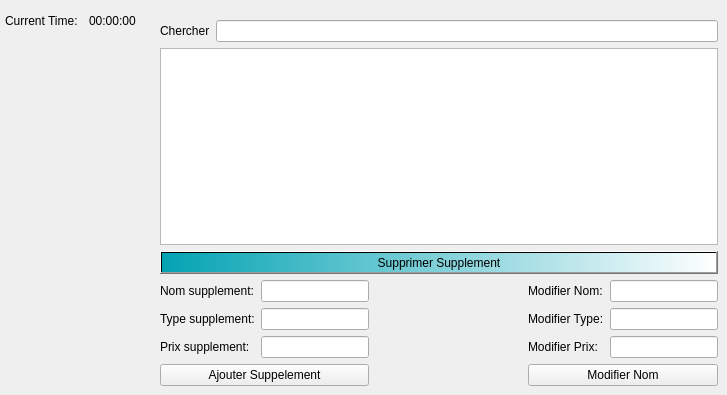
        <widget class="QWidget" name="tab_24">
         <attribute name="title">
          <string>Ajouter Supplement</string>
         </attribute>
         <widget class="QWidget" name="gridLayoutWidget_2">
          <property name="geometry">
           <rect>
            <x>560</x>
            <y>50</y>
            <width>77</width>
            <height>31</height>
           </rect>
          </property>
          <layout class="QGridLayout" name="gridLayout_7"/>
         </widget>
         <widget class="QWidget" name="layoutWidget_7">
          <property name="geometry">
           <rect>
            <x>0</x>
            <y>0</y>
            <width>141</width>
            <height>41</height>
           </rect>
          </property>
          <layout class="QGridLayout" name="gridLayout_10">
           <item row="0" column="3">
            <widget class="QLabel" name="lbl_time_3">
             <property name="text">
              <string>00:00:00</string>
             </property>
            </widget>
           </item>
           <item row="0" column="2">
            <spacer name="horizontalSpacer_10">
             <property name="orientation">
              <enum>Qt::Horizontal</enum>
             </property>
             <property name="sizeHint" stdset="0">
              <size>
               <width>40</width>
               <height>20</height>
              </size>
             </property>
            </spacer>
           </item>
           <item row="0" column="4">
            <spacer name="horizontalSpacer_11">
             <property name="orientation">
              <enum>Qt::Horizontal</enum>
             </property>
             <property name="sizeHint" stdset="0">
              <size>
               <width>40</width>
               <height>20</height>
              </size>
             </property>
            </spacer>
           </item>
           <item row="0" column="1">
            <widget class="QLabel" name="label_65">
             <property name="text">
              <string>Current Time:</string>
             </property>
            </widget>
           </item>
           <item row="0" column="0">
            <spacer name="horizontalSpacer_12">
             <property name="orientation">
              <enum>Qt::Horizontal</enum>
             </property>
             <property name="sizeHint" stdset="0">
              <size>
               <width>40</width>
               <height>20</height>
              </size>
             </property>
            </spacer>
           </item>
          </layout>
         </widget>
         <widget class="QWidget" name="layoutWidget_8">
          <property name="geometry">
           <rect>
            <x>160</x>
            <y>20</y>
            <width>558</width>
            <height>366</height>
           </rect>
          </property>
          <layout class="QVBoxLayout" name="verticalLayout_6">
           <item>
            <layout class="QHBoxLayout" name="horizontalLayout_7">
             <item>
              <widget class="QLabel" name="label_66">
               <property name="text">
                <string>Chercher</string>
               </property>
              </widget>
             </item>
             <item>
              <widget class="QLineEdit" name="serchsup"/>
             </item>
            </layout>
           </item>
           <item>
            <widget class="QTableView" name="Tab3_2">
             <property name="styleSheet">
              <string notr="true"/>
             </property>
            </widget>
           </item>
           <item>
            <widget class="QPushButton" name="Delete_sup">
             <property name="statusTip">
              <string extracomment="Cliquez pour supprimer"/>
             </property>
             <property name="styleSheet">
              <string notr="true">background-color: qlineargradient(spread:repeat, x1:0, y1:0, x2:1, y2:0, stop:0 rgba(3, 163, 179, 255), stop:1 rgba(255, 255, 255, 255));</string>
             </property>
             <property name="text">
              <string>Supprimer Supplement</string>
             </property>
             <property name="icon">
              <iconset>
               <normaloff>../../../../Downloads/Final/E-Health_care_2A12-remote/folda/delete.PNG</normaloff>../../../../Downloads/Final/E-Health_care_2A12-remote/folda/delete.PNG</iconset>
             </property>
            </widget>
           </item>
           <item>
            <layout class="QHBoxLayout" name="horizontalLayout_5">
             <item>
              <layout class="QVBoxLayout" name="verticalLayout_7">
               <item>
                <layout class="QGridLayout" name="gridLayout_9">
                 <item row="1" column="1">
                  <widget class="QLineEdit" name="lineEdit_Type_supp"/>
                 </item>
                 <item row="0" column="0">
                  <widget class="QLabel" name="label_67">
                   <property name="text">
                    <string>Nom supplement:</string>
                   </property>
                  </widget>
                 </item>
                 <item row="2" column="0">
                  <widget class="QLabel" name="label_103">
                   <property name="text">
                    <string>Prix supplement:</string>
                   </property>
                  </widget>
                 </item>
                 <item row="0" column="1">
                  <widget class="QLineEdit" name="lineEdit_nom_supp"/>
                 </item>
                 <item row="2" column="1">
                  <widget class="QLineEdit" name="lineEdit_prix_supp"/>
                 </item>
                 <item row="1" column="0">
                  <widget class="QLabel" name="label_104">
                   <property name="text">
                    <string>Type supplement:</string>
                   </property>
                  </widget>
                 </item>
                </layout>
               </item>
               <item>
                <widget class="QPushButton" name="ADD_supp">
                 <property name="styleSheet">
                  <string notr="true"/>
                 </property>
                 <property name="text">
                  <string>Ajouter Suppelement</string>
                 </property>
                 <property name="icon">
                  <iconset>
                   <normaloff>../../../../Downloads/Final/E-Health_care_2A12-remote/folda/add.PNG</normaloff>../../../../Downloads/Final/E-Health_care_2A12-remote/folda/add.PNG</iconset>
                 </property>
                </widget>
               </item>
              </layout>
             </item>
             <item>
              <spacer name="horizontalSpacer_8">
               <property name="orientation">
                <enum>Qt::Horizontal</enum>
               </property>
               <property name="sizeHint" stdset="0">
                <size>
                 <width>40</width>
                 <height>20</height>
                </size>
               </property>
              </spacer>
             </item>
             <item>
              <spacer name="horizontalSpacer_9">
               <property name="orientation">
                <enum>Qt::Horizontal</enum>
               </property>
               <property name="sizeHint" stdset="0">
                <size>
                 <width>40</width>
                 <height>20</height>
                </size>
               </property>
              </spacer>
             </item>
             <item>
              <spacer name="horizontalSpacer_7">
               <property name="orientation">
                <enum>Qt::Horizontal</enum>
               </property>
               <property name="sizeHint" stdset="0">
                <size>
                 <width>40</width>
                 <height>20</height>
                </size>
               </property>
              </spacer>
             </item>
             <item>
              <layout class="QVBoxLayout" name="verticalLayout_8">
               <item>
                <layout class="QGridLayout" name="gridLayout_6">
                 <item row="2" column="1">
                  <widget class="QLineEdit" name="lineEdit_prix_sup"/>
                 </item>
                 <item row="0" column="0">
                  <widget class="QLabel" name="label_105">
                   <property name="text">
                    <string>Modifier Nom:</string>
                   </property>
                  </widget>
                 </item>
                 <item row="1" column="0">
                  <widget class="QLabel" name="label_106">
                   <property name="text">
                    <string>Modifier Type:</string>
                   </property>
                  </widget>
                 </item>
                 <item row="2" column="0">
                  <widget class="QLabel" name="label_107">
                   <property name="text">
                    <string>Modifier Prix:</string>
                   </property>
                  </widget>
                 </item>
                 <item row="1" column="1">
                  <widget class="QLineEdit" name="lineEdit_type_sup"/>
                 </item>
                 <item row="0" column="1">
                  <widget class="QLineEdit" name="lineEdit_nom_sup"/>
                 </item>
                </layout>
               </item>
               <item>
                <widget class="QPushButton" name="Modifier_Nom_sup">
                 <property name="styleSheet">
                  <string notr="true"/>
                 </property>
                 <property name="text">
                  <string>Modifier Nom</string>
                 </property>
                 <property name="icon">
                  <iconset>
                   <normaloff>../../../../Downloads/Final/E-Health_care_2A12-remote/folda/add.PNG</normaloff>../../../../Downloads/Final/E-Health_care_2A12-remote/folda/add.PNG</iconset>
                 </property>
                </widget>
               </item>
              </layout>
             </item>
            </layout>
           </item>
          </layout>
         </widget>
        </widget>
